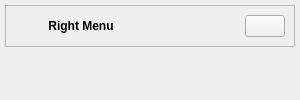
           <widget class="QCustomSlideMenu" name="rightMenuContainer" native="true">
            <property name="minimumSize">
             <size>
              <width>300</width>
              <height>0</height>
             </size>
            </property>
            <property name="maximumSize">
             <size>
              <width>230</width>
              <height>777</height>
             </size>
            </property>
            <layout class="QVBoxLayout" name="verticalLayout_11">
             <property name="spacing">
              <number>0</number>
             </property>
             <property name="leftMargin">
              <number>0</number>
             </property>
             <property name="topMargin">
              <number>0</number>
             </property>
             <property name="rightMargin">
              <number>0</number>
             </property>
             <property name="bottomMargin">
              <number>0</number>
             </property>
             <item>
              <widget class="QWidget" name="rightMenuSubContainer" native="true">
               <property name="minimumSize">
                <size>
                 <width>300</width>
                 <height>0</height>
                </size>
               </property>
               <layout class="QVBoxLayout" name="verticalLayout_12">
                <property name="spacing">
                 <number>5</number>
                </property>
                <property name="leftMargin">
                 <number>5</number>
                </property>
                <property name="topMargin">
                 <number>5</number>
                </property>
                <property name="rightMargin">
                 <number>5</number>
                </property>
                <property name="bottomMargin">
                 <number>5</number>
                </property>
                <item>
                 <widget class="QFrame" name="frame_8">
                  <property name="frameShape">
                   <enum>QFrame::StyledPanel</enum>
                  </property>
                  <property name="frameShadow">
                   <enum>QFrame::Raised</enum>
                  </property>
                  <layout class="QHBoxLayout" name="horizontalLayout_9">
                   <item>
                    <widget class="QLabel" name="label_6">
                     <property name="font">
                      <font>
                       <weight>75</weight>
                       <bold>true</bold>
                      </font>
                     </property>
                     <property name="text">
                      <string>Right Menu</string>
                     </property>
                     <property name="alignment">
                      <set>Qt::AlignCenter</set>
                     </property>
                    </widget>
                   </item>
                   <item alignment="Qt::AlignRight">
                    <widget class="QPushButton" name="closeRightMenuBtn">
                     <property name="toolTip">
                      <string>Close Menu</string>
                     </property>
                     <property name="text">
                      <string/>
                     </property>
                     <property name="icon">
                      <iconset resource="resources.qrc">
                       <normaloff>:/Icons/Icons/x-circle.svg</normaloff>:/Icons/Icons/x-circle.svg</iconset>
                     </property>
                     <property name="iconSize">
                      <size>
                       <width>24</width>
                       <height>24</height>
                      </size>
                     </property>
                    </widget>
                   </item>
                  </layout>
                 </widget>
                </item>
                <item>
                 <widget class="QCustomStackedWidget" name="rightMenuPages">
                  <widget class="QWidget" name="profilePage">
                   <widget class="QPushButton" name="logoutBtn">
                    <property name="geometry">
                     <rect>
                      <x>100</x>
                      <y>510</y>
                      <width>131</width>
                      <height>31</height>
                     </rect>
                    </property>
                    <property name="font">
                     <font>
                      <weight>75</weight>
                      <bold>true</bold>
                     </font>
                    </property>
                    <property name="cursor">
                     <cursorShape>PointingHandCursor</cursorShape>
                    </property>
                    <property name="styleSheet">
                     <string notr="true">
#logoutBtn{
border-radius:5px;
padding: 5px 10px;
background-color: #003854;
}
 #logoutBtn:hover{
background-color:#eaeaeb;
border:1px solid #003854;
color:#003854;
}
</string>
                    </property>
                    <property name="text">
                     <string>Log Out</string>
                    </property>
                    <property name="icon">
                     <iconset resource="resources.qrc">
                      <normaloff>:/Icons/Icons/log-out.svg</normaloff>:/Icons/Icons/log-out.svg</iconset>
                    </property>
                   </widget>
                   <widget class="QFrame" name="frame_11">
                    <property name="geometry">
                     <rect>
                      <x>15</x>
                      <y>136</y>
                      <width>251</width>
                      <height>351</height>
                     </rect>
                    </property>
                    <property name="styleSheet">
                     <string notr="true">#frame_11{
border-top:1px solid #979797;
}</string>
                    </property>
                    <property name="frameShape">
                     <enum>QFrame::StyledPanel</enum>
                    </property>
                    <property name="frameShadow">
                     <enum>QFrame::Raised</enum>
                    </property>
                    <layout class="QVBoxLayout" name="verticalLayout_13">
                     <item>
                      <widget class="QWidget" name="widget_29" native="true">
                       <layout class="QHBoxLayout" name="horizontalLayout_28">
                        <item>
                         <widget class="QLabel" name="label_22">
                          <property name="font">
                           <font>
                            <weight>75</weight>
                            <bold>true</bold>
                           </font>
                          </property>
                          <property name="text">
                           <string>Admin Name :</string>
                          </property>
                         </widget>
                        </item>
                        <item>
                         <widget class="QLabel" name="sessionUser">
                          <property name="font">
                           <font>
                            <weight>75</weight>
                            <bold>true</bold>
                           </font>
                          </property>
                          <property name="text">
                           <string/>
                          </property>
                         </widget>
                        </item>
                       </layout>
                      </widget>
                     </item>
                     <item>
                      <widget class="QWidget" name="widget_30" native="true">
                       <layout class="QHBoxLayout" name="horizontalLayout_29">
                        <item>
                         <widget class="QLabel" name="label_24">
                          <property name="font">
                           <font>
                            <weight>75</weight>
                            <bold>true</bold>
                           </font>
                          </property>
                          <property name="text">
                           <string>Admin ID :</string>
                          </property>
                         </widget>
                        </item>
                        <item>
                         <widget class="QLabel" name="sessionID">
                          <property name="font">
                           <font>
                            <weight>75</weight>
                            <bold>true</bold>
                           </font>
                          </property>
                          <property name="text">
                           <string/>
                          </property>
                         </widget>
                        </item>
                       </layout>
                      </widget>
                     </item>
                     <item>
                      <widget class="QWidget" name="widget_31" native="true">
                       <layout class="QHBoxLayout" name="horizontalLayout_30">
                        <item>
                         <widget class="QLabel" name="label_26">
                          <property name="font">
                           <font>
                            <weight>75</weight>
                            <bold>true</bold>
                           </font>
                          </property>
                          <property name="text">
                           <string>Username :</string>
                          </property>
                         </widget>
                        </item>
                        <item>
                         <widget class="QLabel" name="sessionUsername">
                          <property name="font">
                           <font>
                            <weight>75</weight>
                            <bold>true</bold>
                           </font>
                          </property>
                          <property name="text">
                           <string/>
                          </property>
                         </widget>
                        </item>
                       </layout>
                      </widget>
                     </item>
                     <item>
                      <widget class="QWidget" name="widget_35" native="true">
                       <layout class="QHBoxLayout" name="horizontalLayout_34">
                        <item>
                         <widget class="QLabel" name="label_34">
                          <property name="font">
                           <font>
                            <weight>75</weight>
                            <bold>true</bold>
                           </font>
                          </property>
                          <property name="text">
                           <string>Email:</string>
                          </property>
                         </widget>
                        </item>
                        <item>
                         <widget class="QLabel" name="sessionEmail">
                          <property name="font">
                           <font>
                            <weight>75</weight>
                            <bold>true</bold>
                           </font>
                          </property>
                          <property name="text">
                           <string/>
                          </property>
                         </widget>
                        </item>
                       </layout>
                      </widget>
                     </item>
                     <item>
                      <widget class="QWidget" name="widget_36" native="true">
                       <layout class="QHBoxLayout" name="horizontalLayout_35">
                        <item>
                         <widget class="QLabel" name="label_36">
                          <property name="font">
                           <font>
                            <weight>75</weight>
                            <bold>true</bold>
                           </font>
                          </property>
                          <property name="text">
                           <string>Status:</string>
                          </property>
                         </widget>
                        </item>
                        <item>
                         <widget class="QLabel" name="sessionStatus">
                          <property name="font">
                           <font>
                            <weight>75</weight>
                            <bold>true</bold>
                           </font>
                          </property>
                          <property name="text">
                           <string/>
                          </property>
                         </widget>
                        </item>
                       </layout>
                      </widget>
                     </item>
                    </layout>
                   </widget>
                   <widget class="QLabel" name="label_2">
                    <property name="geometry">
                     <rect>
                      <x>110</x>
                      <y>30</y>
                      <width>91</width>
                      <height>81</height>
                     </rect>
                    </property>
                    <property name="minimumSize">
                     <size>
                      <width>50</width>
                      <height>50</height>
                     </size>
                    </property>
                    <property name="sizeIncrement">
                     <size>
                      <width>50</width>
                      <height>50</height>
                     </size>
                    </property>
                    <property name="styleSheet">
                     <string notr="true"/>
                    </property>
                    <property name="text">
                     <string/>
                    </property>
                    <property name="pixmap">
                     <pixmap resource="resources.qrc">:/Icons/Icons/people.svg</pixmap>
                    </property>
                    <property name="scaledContents">
                     <bool>true</bool>
                    </property>
                    <property name="alignment">
                     <set>Qt::AlignCenter</set>
                    </property>
                   </widget>
                  </widget>
                  <widget class="QWidget" name="moreMenuPage">
                   <layout class="QVBoxLayout" name="verticalLayout_14">
                    <item>
                     <widget class="QLabel" name="label_7">
                      <property name="font">
                       <font>
                        <pointsize>13</pointsize>
                        <weight>75</weight>
                        <bold>true</bold>
                       </font>
                      </property>
                      <property name="text">
                       <string>More...</string>
                      </property>
                      <property name="alignment">
                       <set>Qt::AlignCenter</set>
                      </property>
                     </widget>
                    </item>
                   </layout>
                  </widget>
                 </widget>
                </item>
               </layout>
              </widget>
             </item>
            </layout>
           </widget>
